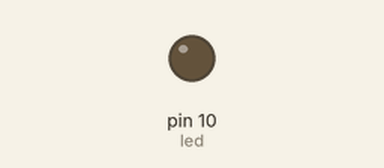
A sketch run on a simulated Arduino Uno, built with avr-gcc and run on an emulated ATmega328P. Parts: output pins drawn as LEDs (lit = HIGH).

Above: at 0.1 s.
At 7.3 s:
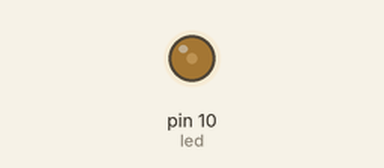
At 15.1 s:
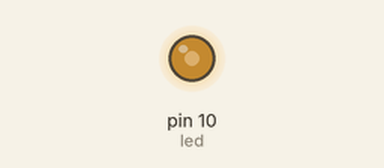
At 39.1 s:
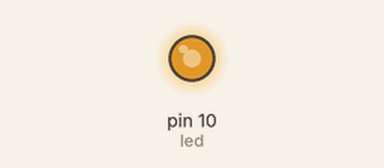
Timing chart, 0 to 40.0 s (numbered marks = the images above):
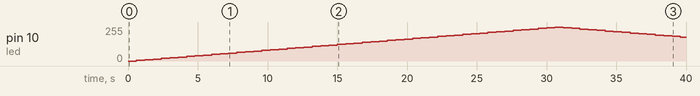

Measured:
- by itself, pin 10 (led): rises from 0/255 to 255/255 in 30.0 s, then falls to 180/255 in 9.0 s

The sketch:

Fade.ino
```cpp
/*
Student: Michael Moloney
Class: CSC 4110 Embedded Systems
Instructor: Michael Weeks
*/

int led = 10;
int brightness = 0;
int fadeAmount = 5;

void setup() {
  // put your setup code here, to run once:
pinMode(led, OUTPUT);
}

void loop() {
  // put your main code here, to run repeatedly:
analogWrite(led, brightness);
brightness = brightness+fadeAmount;

if (brightness<=0 || brightness>=255){
  fadeAmount = -fadeAmount;
  }
  delay(600);
}
```
